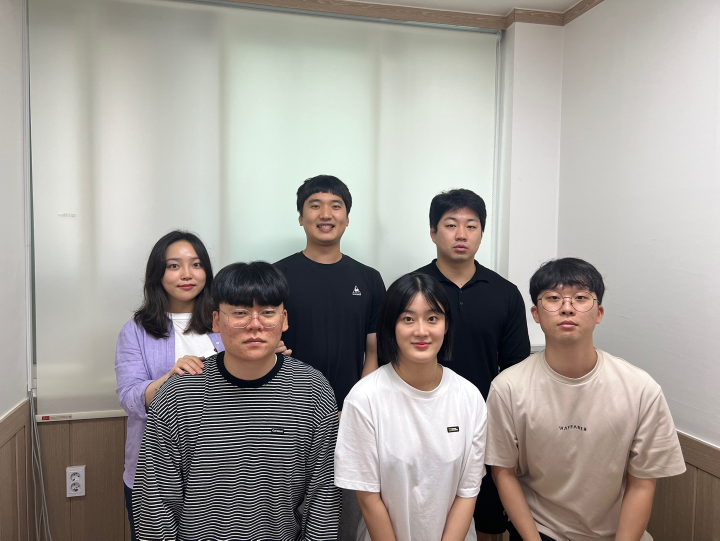
#> input picture day29_team_face/1-2.jpg, 1440 x 1081 px (shown at 1/2 size)
$ python mycv06face.py
#> lines starting #> are read from the running program, lines starting #| are printed output that depends on the picture
import cv2

cascade_file = 'cascade/haarcascade_frontalface_alt.xml'
cascade = cv2.CascadeClassifier(cascade_file)

img = cv2.imread('1-2.jpg')
#> img is the input picture: shape (1081, 1440, 3); mean B, G, R 150.8, 156, 160.9
gray = cv2.cvtColor(img, cv2.COLOR_BGR2GRAY)
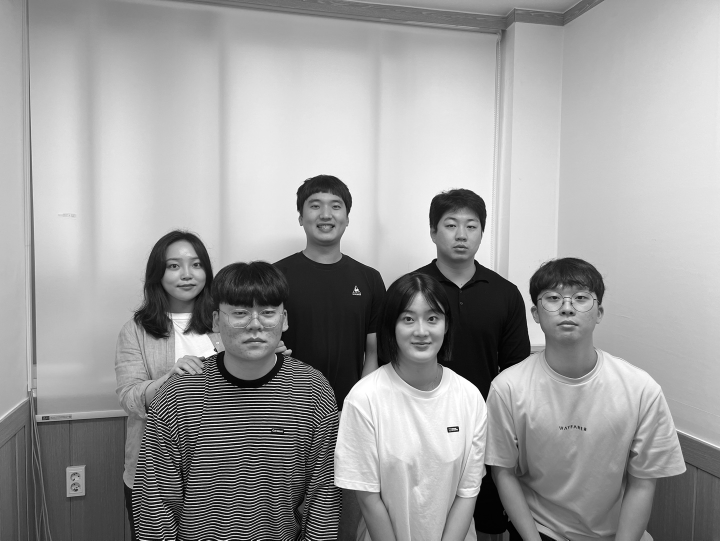
#> gray: shape (1081, 1440) (shown at 1/2 size); min 0, max 255, mean 156.8
face_list = cascade.detectMultiScale(gray, minSize = (50,50))
#> face_list = [[601, 373, 100, 100], [868, 410, 107, 107], [318, 489, 106, 106], [778, 590, 127, 127], [1071, 549, 128, 128], [425, 552, 169, 169]]
count = 0
for (x, y, w, h) in face_list:
    color = (225, 0, 0)
    pen_w = 3
    face = img[y:y+h,x:x+h]

    path = "test_image"
    resize_img = cv2.resize(face, (128, 128))

    cv2.imwrite("{}/{}-1.png".format(path,count), resize_img)
    count += 1
#> this loop made 6 passes
#> pass 1, `face = img[y:y+h,x:x+h]`:
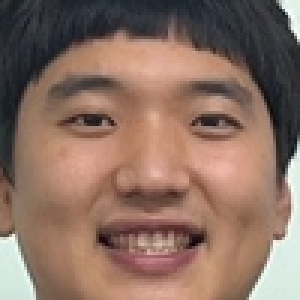
#> face: shape (100, 100, 3) (shown 3 times larger); mean B, G, R 98.7, 111.6, 139.2
#> pass 1, `resize_img = cv2.resize(face, (128, 128))`:
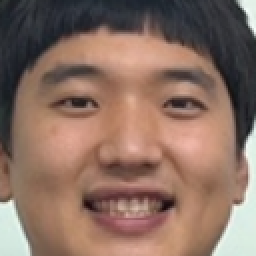
#> resize_img: shape (128, 128, 3) (shown 2 times larger); mean B, G, R 98.6, 111.5, 139.1
#> pass 2, `face = img[y:y+h,x:x+h]`:
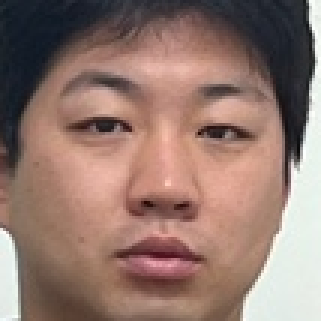
#> face: shape (107, 107, 3) (shown 3 times larger); mean B, G, R 110.6, 120, 147.4
#> pass 2, `resize_img = cv2.resize(face, (128, 128))`:
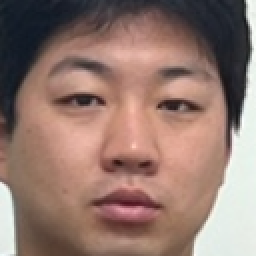
#> resize_img: shape (128, 128, 3) (shown 2 times larger); mean B, G, R 110.5, 119.9, 147.2
#> after the loop:
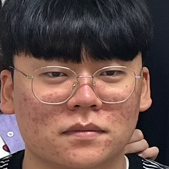
#> face: shape (169, 169, 3); mean B, G, R 75.3, 80.1, 105.1
#> after the loop, count = 6

cv2.namedWindow('img', cv2.WINDOW_NORMAL)
cv2.imshow('img', img)
cv2.imwrite('temp.jpg', img)
cv2.waitKey(0)
cv2.destroyAllWindows()

$ run again, with day29_team_face/1-1.png saved as day29_team_face/1-2.jpg
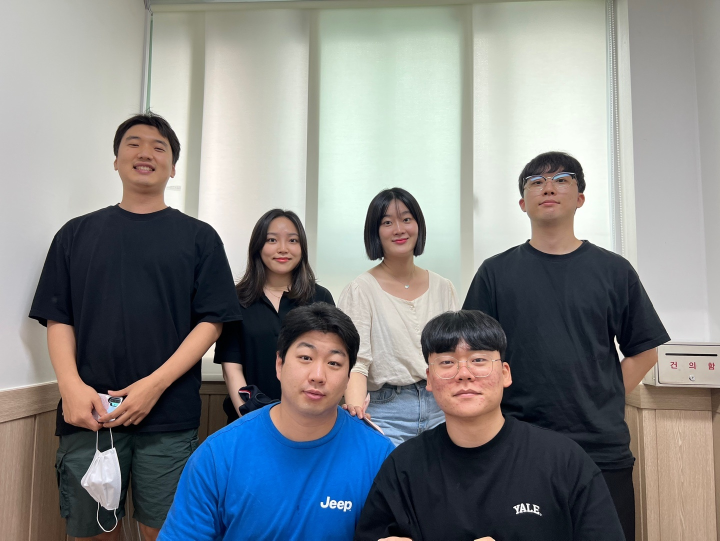
#> input picture day29_team_face/1-1.png, 1440 x 1081 px (shown at 1/2 size)
#> img is the input picture: shape (1081, 1440, 3); mean B, G, R 135.1, 134.2, 131.4
#> face_list = [[516, 442, 97, 97], [746, 407, 95, 95], [1045, 320, 112, 112], [233, 245, 112, 112], [558, 659, 159, 159], [830, 631, 200, 200]]
#> the loop `for (x, y, w, h) in face_list:` made 6 passes
#> pass 1, `face = img[y:y+h,x:x+h]`:
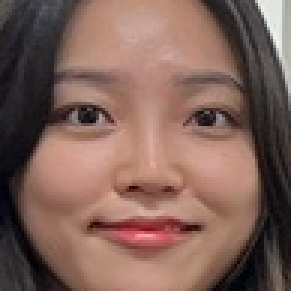
#> face: shape (97, 97, 3) (shown 3 times larger); mean B, G, R 88.8, 98.2, 128
#> after the loop `for (x, y, w, h) in face_list:`:
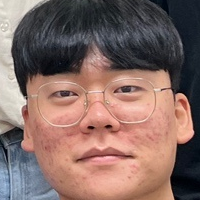
#> face: shape (200, 200, 3); mean B, G, R 100.8, 106.5, 132.7
#> after the loop `for (x, y, w, h) in face_list:`: count = 6

$ run again, with day29_team_face/1.png saved as day29_team_face/1-2.jpg
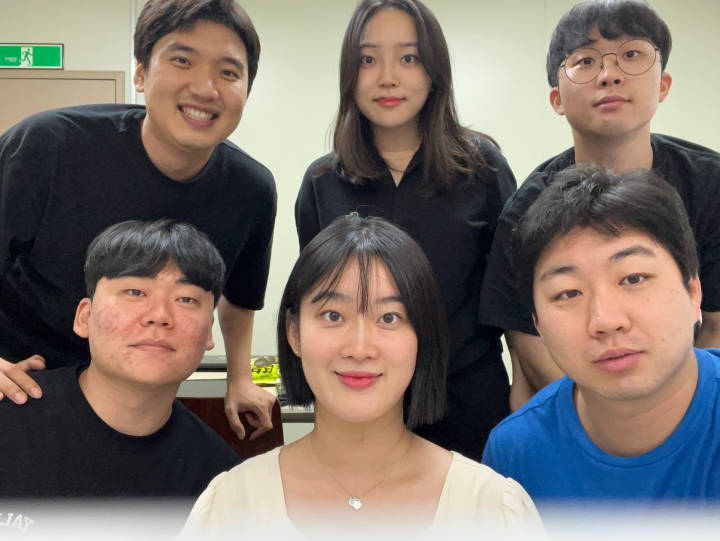
#> input picture day29_team_face/1.png, 1440 x 1081 px (shown at 1/2 size)
#> img is the input picture: shape (1081, 1440, 3); mean B, G, R 107, 113.5, 123.1
#> `gray = cv2.cvtColor(img, cv2.COLOR_BGR2GRAY)`:
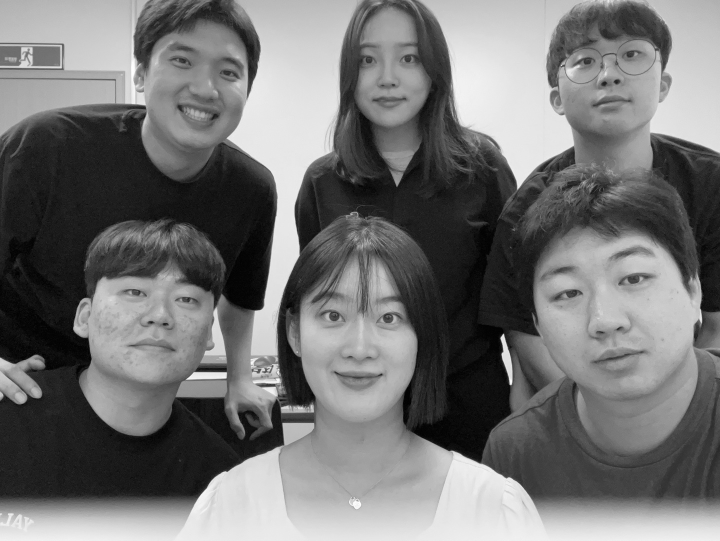
#> gray: shape (1081, 1440) (shown at 1/2 size); min 0, max 255, mean 115.6
#> face_list = [[684, 50, 187, 187], [1110, 33, 225, 225], [293, 41, 234, 234], [167, 468, 290, 290], [568, 520, 300, 300], [1037, 433, 356, 356]]
#> the loop `for (x, y, w, h) in face_list:` made 6 passes
#> after the loop `for (x, y, w, h) in face_list:`:
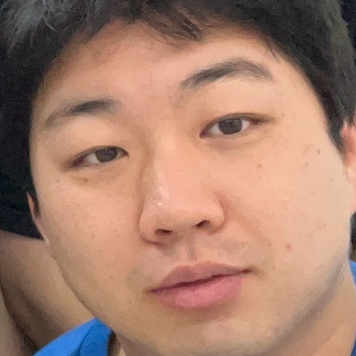
#> face: shape (356, 356, 3); mean B, G, R 108.7, 126, 164.5
#> after the loop `for (x, y, w, h) in face_list:`: count = 6
